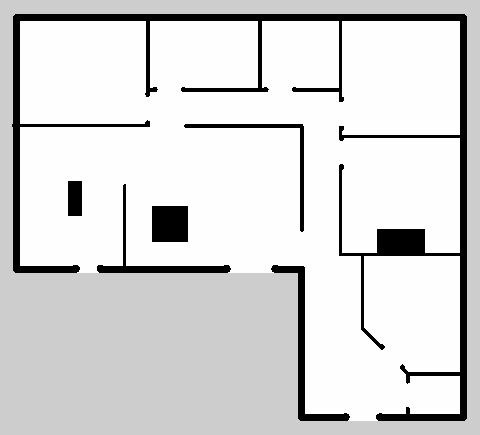
#> input picture ros2_ws/src/soarm_simulation/maps/house_floorplan.pgm, 480 x 435 px
$ python -i a1_geometry.py   (imports and definitions only)   (older library calls are emulated)
#> lines starting #> are read from the running program, lines starting #| are printed output that depends on the picture
#> further down, picture is the input picture: shape (435, 480, 3); min 0, max 254, mean 215.6
"""A1: verify the RGB top-400-rows crop assumption for DC1 RGB-D.

Depth discontinuities should coincide with RGB intensity gradients at the row
mapping that makes both images geometrically aligned. We scan affine row maps
rgb_row = a * depth_row + b:
  a=1   : depth is a 400-row crop of the 480-row RGB view (b = crop offset)
  a!=1  : depth covers a different vertical FOV (e.g. a=1.2 same FOV, b=0)
Scoring is per-frame normalized so texture amount does not bias frames, and a
row-circular-shift permutation provides a noise floor. No thresholds here are
industry standards; they are explicit analysis choices recorded in the config.
"""
import argparse, csv, json, time
from pathlib import Path

import cv2
import numpy as np

p = argparse.ArgumentParser()
# [10 lines not run here, left out]

# [1 line that did not run here, left out]
# [1 line not run here, left out]
rng = np.random.RandomState(17)

# [1 line that did not run here, left out]
# [1 line that did not run here, left out]

# [1 line that did not run here, left out]


def load(idx_row):
    _, rgb_name, _, d_name = idx_row
    rgb = cv2.imread(str(bag / rgb_name), 0)
    d = cv2.imread(str(bag / d_name), -1).astype(np.float32) * 1e-3
    d[(d < valid[0]) | (d > valid[1])] = np.nan
    return rgb, d


def depth_edge_pixels(d):
    """Pixels whose right or bottom depth neighbour differs by > thr, both valid."""
    h, w = d.shape
    ok = np.isfinite(d)
    dv = np.zeros((h - 1, w), bool)
    dh = np.zeros((h, w - 1), bool)
    diff_v = np.abs(d[1:] - d[:-1])
    diff_h = np.abs(d[:, 1:] - d[:, :-1])
    dv = (diff_v > a.edge_depth_m) & ok[1:] & ok[:-1]
    dh = (diff_h > a.edge_depth_m) & ok[:, 1:] & ok[:, :-1]
    m = np.zeros((h, w), bool)
    m[:-1] |= dv
    m[1:] |= dv
    m[:, :-1] |= dh
    m[:, 1:] |= dh
    return m


def rgb_gradient(rgb):
    g = cv2.GaussianBlur(rgb, (3, 3), 0).astype(np.float32)
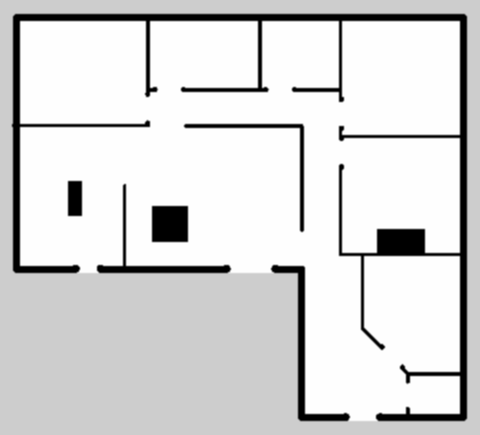
#> g: shape (435, 480, 3) float32; min 0, max 254, mean 215.6
    gx = cv2.Sobel(g, cv2.CV_32F, 1, 0, ksize=3)
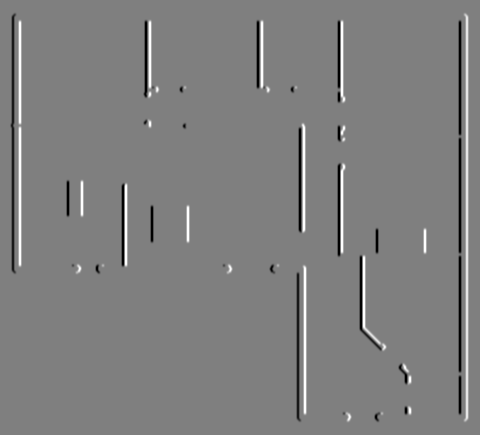
#> gx: shape (435, 480, 3) float32; min -764, max 764, mean 0; drawn with min black and max white
    gy = cv2.Sobel(g, cv2.CV_32F, 0, 1, ksize=3)
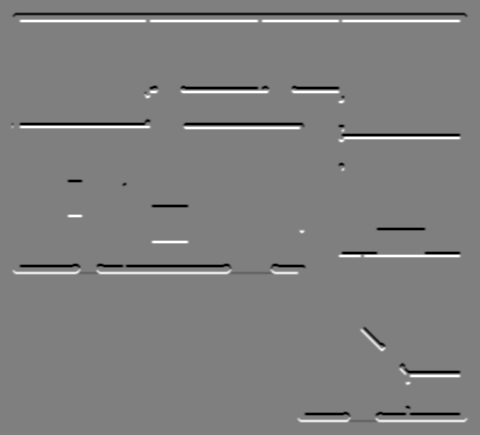
#> gy: shape (435, 480, 3) float32; min -764, max 764, mean 0; drawn with min black and max white
    return np.hypot(gx, gy)
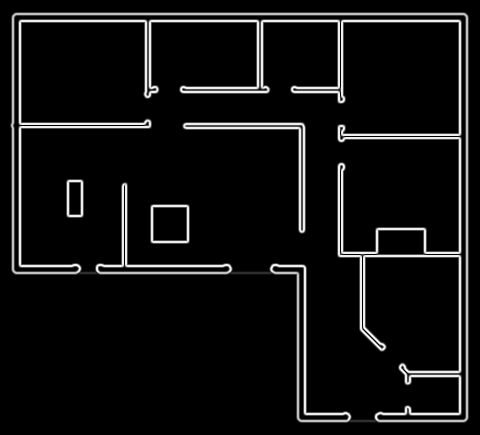
#> returned value: shape (435, 480, 3) float32; min 0, max 812.7, mean 55.2; drawn with min black and max white


def map_rows(vs, scale, b):
    return scale * vs + b


# Precompute candidate parameter grid: (scale, [b values covering 0..480-400*scale])
# [1 line that did not run here, left out]
grid = []
# [7 lines not run here, left out]

frame_stats = []
per_frame_rows = []
t0 = time.time()
# [40 lines not run here, left out]

# [1 line that did not run here, left out]
# [1 line that did not run here, left out]
# [4 lines not run here, left out]
# [5 lines that did not run here, left out]
# Bootstrap CI (frames resampled) for the a=1 curve and the winner.
boot = {}
# [7 lines not run here, left out]

# [1 line that did not run here, left out]
noise = {'median_of_frame_medians': float(np.median([f['noise_median'] for f in frame_stats])),
         'median_of_frame_p95': float(np.median([f['noise_p95'] for f in frame_stats]))}

# Horizontal alignment check at the winner (a=1 winners only; others need resampling).
xscan = {}
# [23 lines not run here, left out]

# [11 lines that did not run here, left out]
# [5 lines not run here, left out]

# Plot: score vs b per scale, noise floor band, winner marked.
import matplotlib
# [1 line not run here, left out]
import matplotlib.pyplot as plt
fig, ax = plt.subplots(figsize=(10, 5))
# [22 lines not run here, left out]

# Visual evidence tiles: depth edges over RGB at b=0 and at winner b.
tiles = []
# [22 lines not run here, left out]

>>> import cv2
>>> picture = cv2.imread('../../ros2_ws/src/soarm_simulation/maps/house_floorplan.pgm')
>>> result = rgb_gradient(picture)
